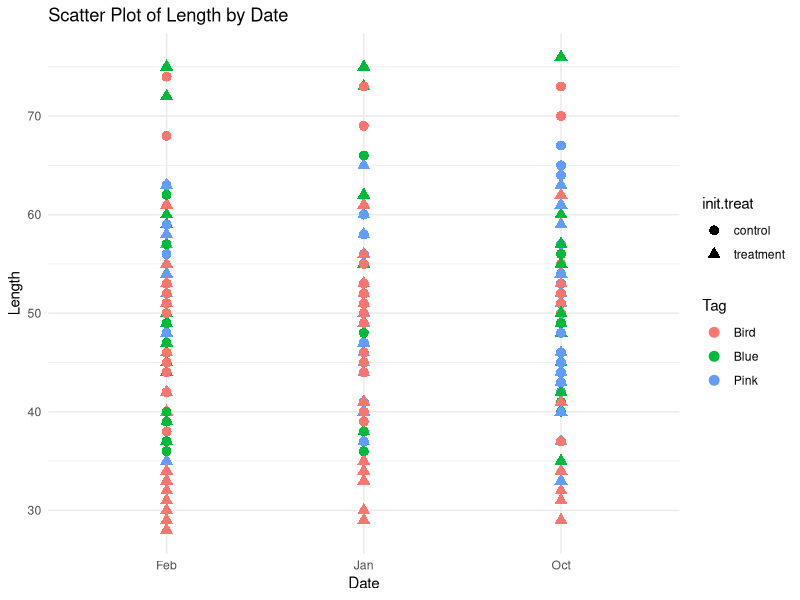
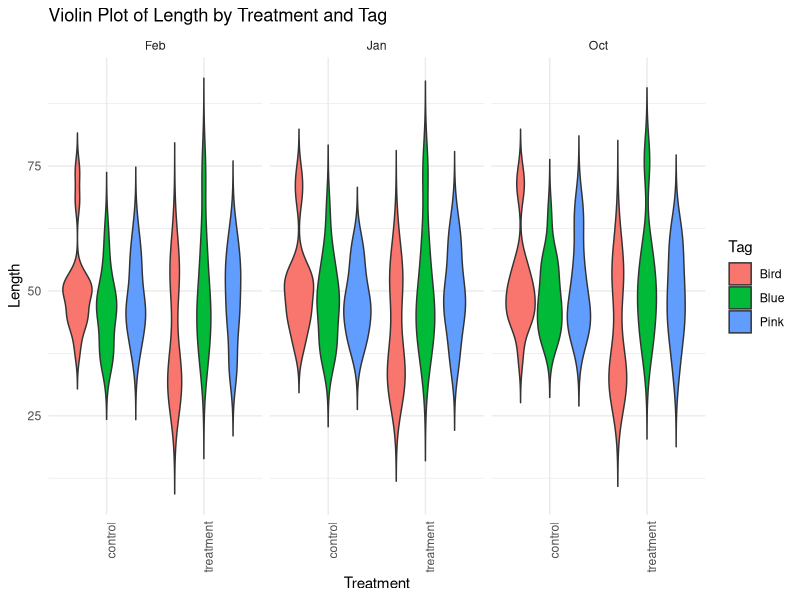
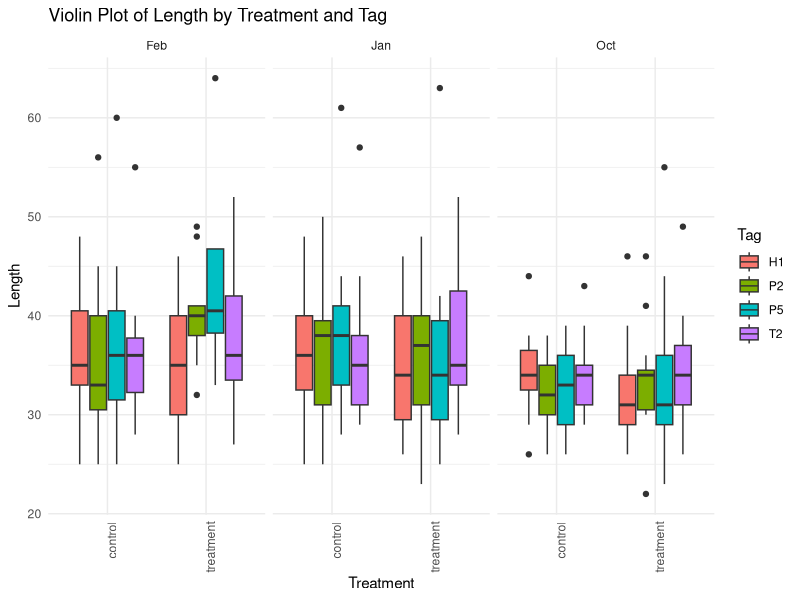
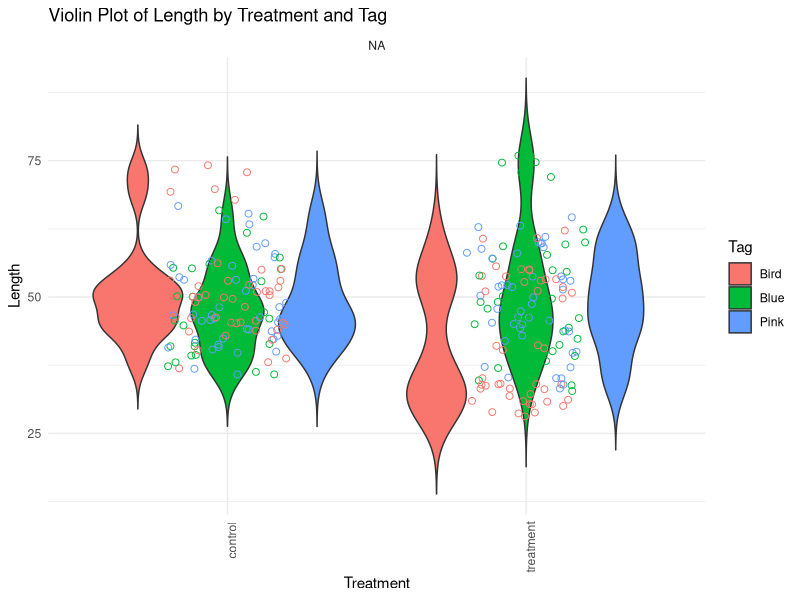
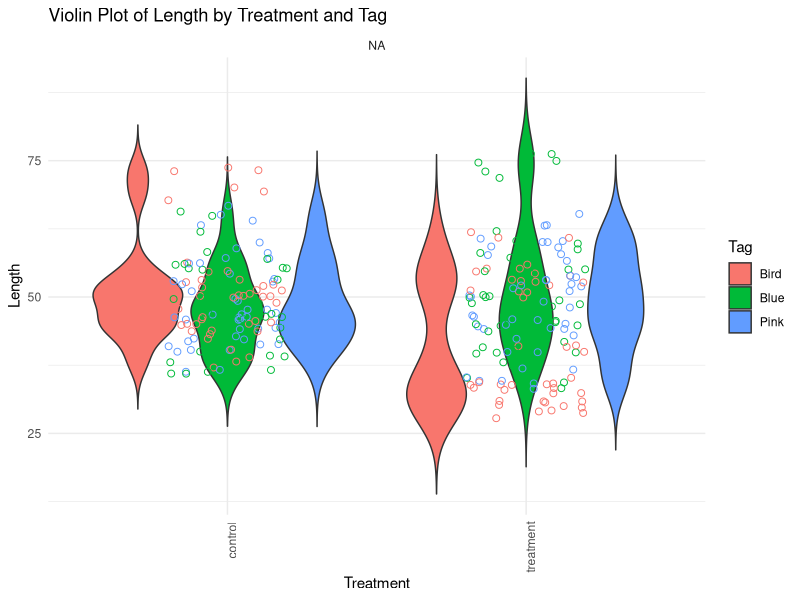

These charts were generated, in order, by the following R code:
## ---- chunk 1
library(tidyverse)
## ---- chunk 2
length <- read.csv("../lifestage_carryover/data/size/gigas-lengths.csv")
## ---- chunk 3
adult <- length %>%
  filter(life.stage == "adult") %>%
  filter(tag %in% c('Blue', 'Bird', 'Blue', 'Pink'))
## ---- chunk 4
juv <- length %>%
  filter(life.stage == "juvenile")
## ---- chunk 5
# Reshape the data to long format
#long_data <- tidyr::pivot_longer(female, cols = ends_with("avg.y"), names_to = "Exon", values_to = "Values")


adult$tag <- as.factor(adult$tag)
adult$init.treat <- as.factor(adult$init.treat)


# Plotting a dot plot (scatter plot)
  ggplot(adult, aes(x = month, y = length, color = tag, shape = init.treat)) +
  geom_point(size = 3) +
  scale_shape_manual(values=c(16, 17)) + # Use different shapes for control and treatment
  labs(title = "Scatter Plot of Length by Date", x = "Date", y = "Length") +
  theme_minimal() +
  theme(legend.position = "right") +
  scale_color_discrete(name = "Tag")


## ---- chunk 6
ggplot(adult, aes(x = init.treat, y = length, fill = tag)) +
  geom_violin(trim = FALSE) + # Trim is set to FALSE to show the full range of the data
  facet_wrap(~ month) + # Separate violins by month with the same y-axis scale
  labs(title = "Violin Plot of Length by Treatment and Tag", x = "Treatment", y = "Length") +
  theme_minimal() +
  theme(legend.position = "right") +
  scale_fill_discrete(name = "Tag") +
  theme(axis.text.x = element_text(angle = 90, hjust = 1)) # Rotate x labels if needed

## ---- chunk 7
ggplot(juv, aes(x = init.treat, y = length, fill = tag)) +
  geom_boxplot(trim = FALSE) + # Trim is set to FALSE to show the full range of the data
  facet_wrap(~ month) + # Separate violins by month with the same y-axis scale
  labs(title = "Violin Plot of Length by Treatment and Tag", x = "Treatment", y = "Length") +
  theme_minimal() +
  theme(legend.position = "right") +
  scale_fill_discrete(name = "Tag") +
  theme(axis.text.x = element_text(angle = 90, hjust = 1)) # Rotate x labels if needed

## ---- chunk 8
# Assuming 'adult' is your dataframe with the appropriate columns
# and 'month' is a column in your dataframe that specifies the month

# First, ensure that 'month' is a factor with the levels in the desired order
# If the months are already factors, reorder them by:
adult$month <- factor(adult$month, levels = rev(levels(adult$month)))

# If 'month' is not a factor, convert it to a factor and specify the levels in reverse order
# For example, if your months are like c("Jan", "Feb", "Mar"), you would do:
# adult$month <- factor(adult$month, levels = c("Mar", "Feb", "Jan"))

ggplot(adult, aes(x = init.treat, y = length, fill = tag)) +
  geom_violin(trim = FALSE) + # Trim is set to FALSE to show the full range of the data
  facet_wrap(~ month, scales = "fixed") + # Separate violins by month with the same y-axis scale
  labs(title = "Violin Plot of Length by Treatment and Tag", x = "Treatment", y = "Length") +
  theme_minimal() +
  theme(legend.position = "right") +
  scale_fill_discrete(name = "Tag") +
  theme(axis.text.x = element_text(angle = 90, hjust = 1)) + # Rotate x labels if needed

# If you want to overlay the points over the violin plot, you can add this lin
geom_jitter(width = 0.2, aes(color = tag), size = 2, shape = 1, show.legend = FALSE) # Adjust the width for jittering if necessary

# To save the plot to a file
ggsave("violin_plot.png", width = 10, height = 6, dpi = 300)

